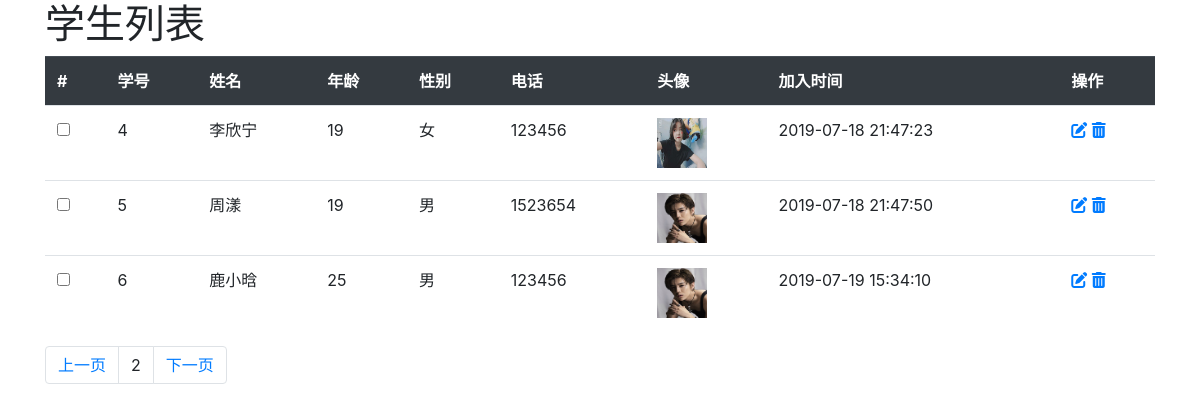
The page /student/index2/?page=2 on the database its author committed.
### student/models.py (models this page shows, shortened)
class Student(models.Model):
    GENDER_CHOICES = (
        (0,'未选择'),    #(存数据库的值，渲染出来的值)
        (1,'男'),
        (2,'女'),
        (3,'保密')
    )
    no = models.IntegerField(verbose_name='学号',unique=True)
    name = models.CharField(verbose_name='姓名',max_length=20)
    age = models.PositiveSmallIntegerField()
    gender = models.SmallIntegerField(verbose_name='性别',choices=GENDER_CHOICES,default=0)
    phone = models.CharField(verbose_name='电话号码',null=True,blank=True,max_length=50)
    avatar = models.ImageField(verbose_name='头像',upload_to='image/avatar')
    join_time = models.DateTimeField(verbose_name='加入时间',auto_now_add=True)
    last_modified_time = models.DateTimeField(verbose_name='上次修改时间',auto_now_add=True)

### student/views.py (the view)
# urls.py: path('index2/',views.index2,name='index2'),
def index2(request):
    student_list = Student.objects.all().order_by('no')
    paginator = Paginator(student_list,3)
    page = request.GET.get('page')
    students = paginator.get_page(page)
    return render(request, 'student/index2.html',{'students':students})

### templates/student/index2.html (shortened to what this page needs)
<!DOCTYPE html>
<html lang="en">
<head>
    <link rel="stylesheet" href="https://stackpath.bootstrapcdn.com/bootstrap/4.3.1/css/bootstrap.min.css">
</head>
<body>
<div class="container">
    <h1>学生列表</h1>
<table class="table">
    <tr class="thead-dark">
         <th>#</th>
        <th>学号</th>
        <th>姓名</th>
        <th>年龄</th>
        <th>性别</th>
        <th>电话</th>
        <th>头像</th>
        <th>加入时间</th>
        <th>操作</th>
    </tr>
    {% for stu in students %}
    <tr>
        <td><input type="checkbox" name="student"></td>
        <td>{{ stu.no }}</td>
        <td>{{ stu.name }}</td>
        <td>{{ stu.age }}</td>
        <td>{{ stu.get_gender_display }}</td>
        <td>{{ stu.phone }}</td>
        <td><img src="/media/{{ stu.avatar }}" width="50px" height="50px"></td>
        <td>{{ stu.join_time | date:"Y-m-d H:i:s" }}</td>
        <td><a href="#"><i class="fas fa-edit"></i></a> <a href="#"><i class="fas fa-trash-alt"></i></a></td>
    </tr>
    {% endfor %}
</table>
    <nav aria-label="page navigation">
         <ul class="pagination">
            {% if students.has_previous %}
             <li class="page-item"><a href="?page={{ students.previous_page_number }}" class="page-link">上一页</a>
                {% endif %}
         <li class="page-item"><a class="page-link">{{ students.number }}</a></li>
             {% if students.has_next %}
             <li class="page-item"><a href="?page={{ students.next_page_number }}" class="page-link">下一页</a></li>
             {% endif %}
         </ul>
     </nav>
</div>
</body>
</html>

### rows shown on the page
Student: no "4", name "李欣宁", age "19", gender "女", phone "123456", shows a picture, join_time "2019-07-18 21:47:23"
Student: no "5", name "周漾", age "19", gender "男", phone "1523654", join_time "2019-07-18 21:47:50"
Student: no "6", name "鹿小晗", age "25", gender "男", phone "123456", avatar (picture), join_time "2019-07-19 15:34:10"

### other values the page prints
{{ students.number }} "2"
